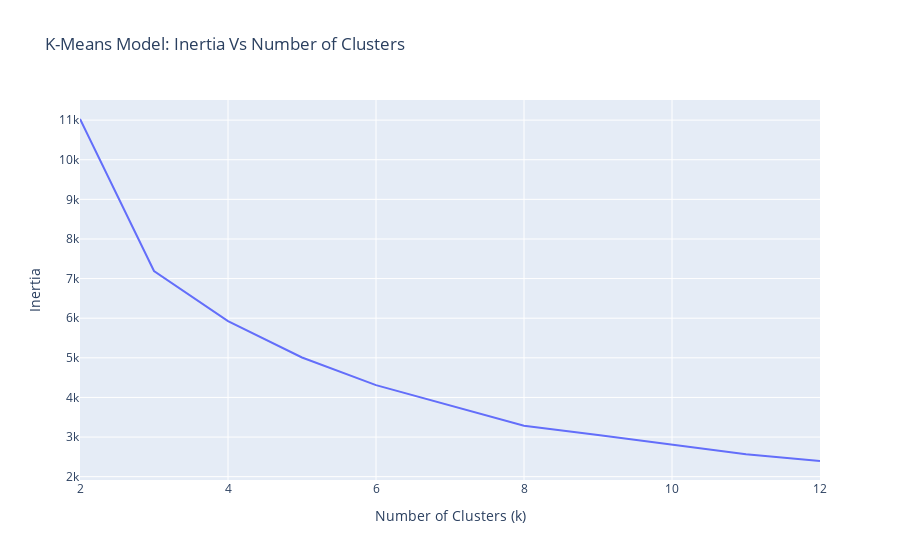

The notebook cell this image was saved under:
### Markdown cell above
- Elbow plot

- Inertia VS cluster

### Code cell
fig =px.line(
    x= n_clusters, 
    y=inertia_errors,
    title= "K-Means Model: Inertia Vs Number of Clusters"
)
fig.update_layout(xaxis_title= "Number of Clusters (k)", yaxis_title = "Inertia")
fig.show()

### Figure 1 — Plotly figure (JSON) as saved in the notebook; plotly's stock layout.template omitted (floating-point values rounded to 4 significant figures)
{"data": [{"hovertemplate": "x=%{x}<br>y=%{y}<extra></extra>", "legendgroup": "", "line": {"color": "#636efa", "dash": "solid"}, "marker": {"symbol": "circle"}, "mode": "lines", "name": "", "orientation": "v", "showlegend": false, "type": "scatter", "x": [2, 3, 4, 5, 6, 7, 8, 9, 10, 11, 12], "xaxis": "x", "y": [11030.0, 7191.0, 5925.0, 5008.0, 4310.0, 3805.0, 3287.0, 3053.0, 2808.0, 2565.0, 2396.0], "yaxis": "y"}], "layout": {"legend": {"tracegroupgap": 0}, "title": {"text": "K-Means Model: Inertia Vs Number of Clusters"}, "xaxis": {"anchor": "y", "domain": [0, 1], "title": {"text": "Number of Clusters (k)"}}, "yaxis": {"anchor": "x", "domain": [0, 1], "title": {"text": "Inertia"}}}}
